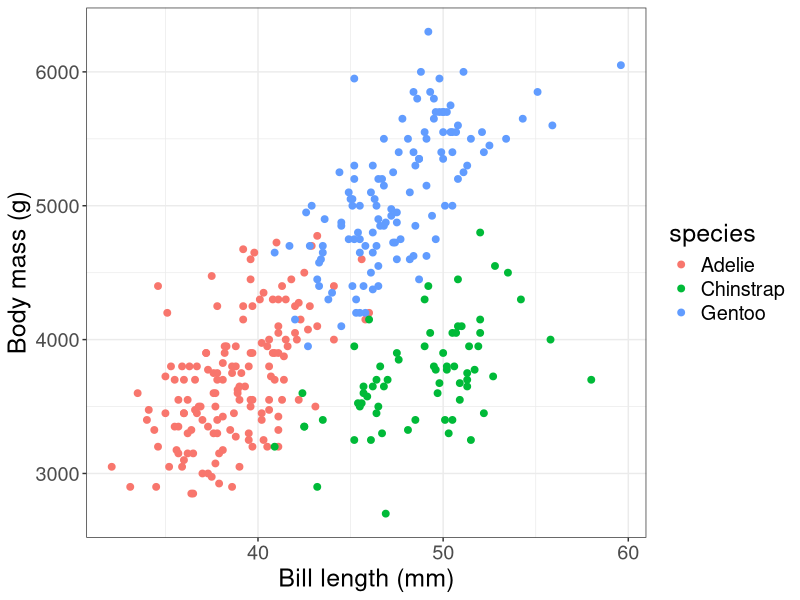
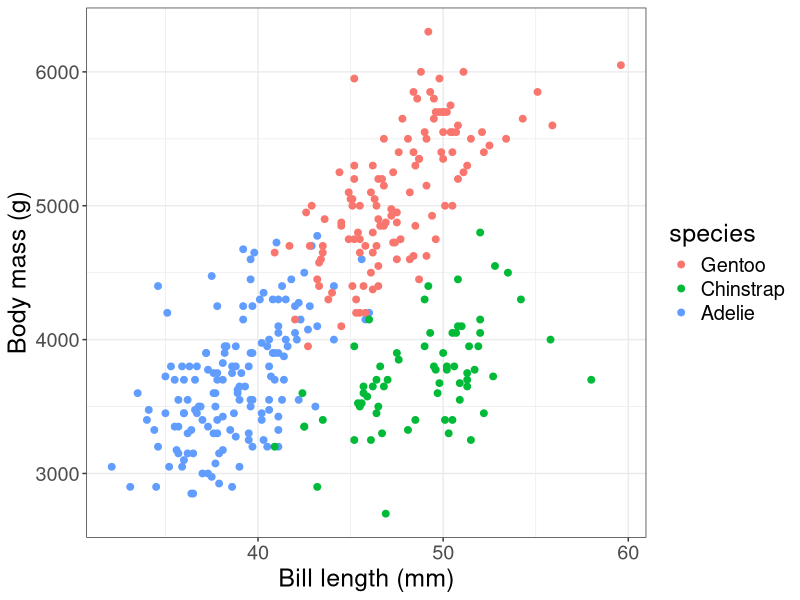

Recreate these plots in R, in order.
## ---- chunk 1
#| message: false
#| warning: false

library(palmerpenguins)
library(ggplot2)
library(dplyr)

head(penguins)
## ---- chunk 2
penguin_summary <- penguins |>
  group_by(species) |>
  summarize(
    mean_bill_length = mean(bill_length_mm, na.rm = TRUE),
    mean_body_mass = mean(body_mass_g, na.rm = TRUE)
  )

penguin_summary
## ---- chunk 3
penguins_original <- ggplot(
  data = penguins,
  mapping = aes(
    x = bill_length_mm,
    y = body_mass_g,
    colour = species
  )
) +
  geom_point(size = 2) +
  xlab("Bill length (mm)") +
  ylab("Body mass (g)") +
  theme_bw() +
  theme(text = element_text(size = 18))

penguins_original
## ---- chunk 4
penguins_reordered <- penguins |>
  mutate(
    species = forcats::fct_relevel(
      species,
      "Gentoo",
      "Chinstrap",
      "Adelie"
    )
  )

penguins_reordered_plot <- ggplot(
  data = penguins_reordered,
  mapping = aes(
    x = bill_length_mm,
    y = body_mass_g,
    colour = species
  )
) +
  geom_point(size = 2, na.rm = TRUE) +
  xlab("Bill length (mm)") +
  ylab("Body mass (g)") +
  theme_bw() +
  theme(text = element_text(size = 18))

penguins_reordered_plot
